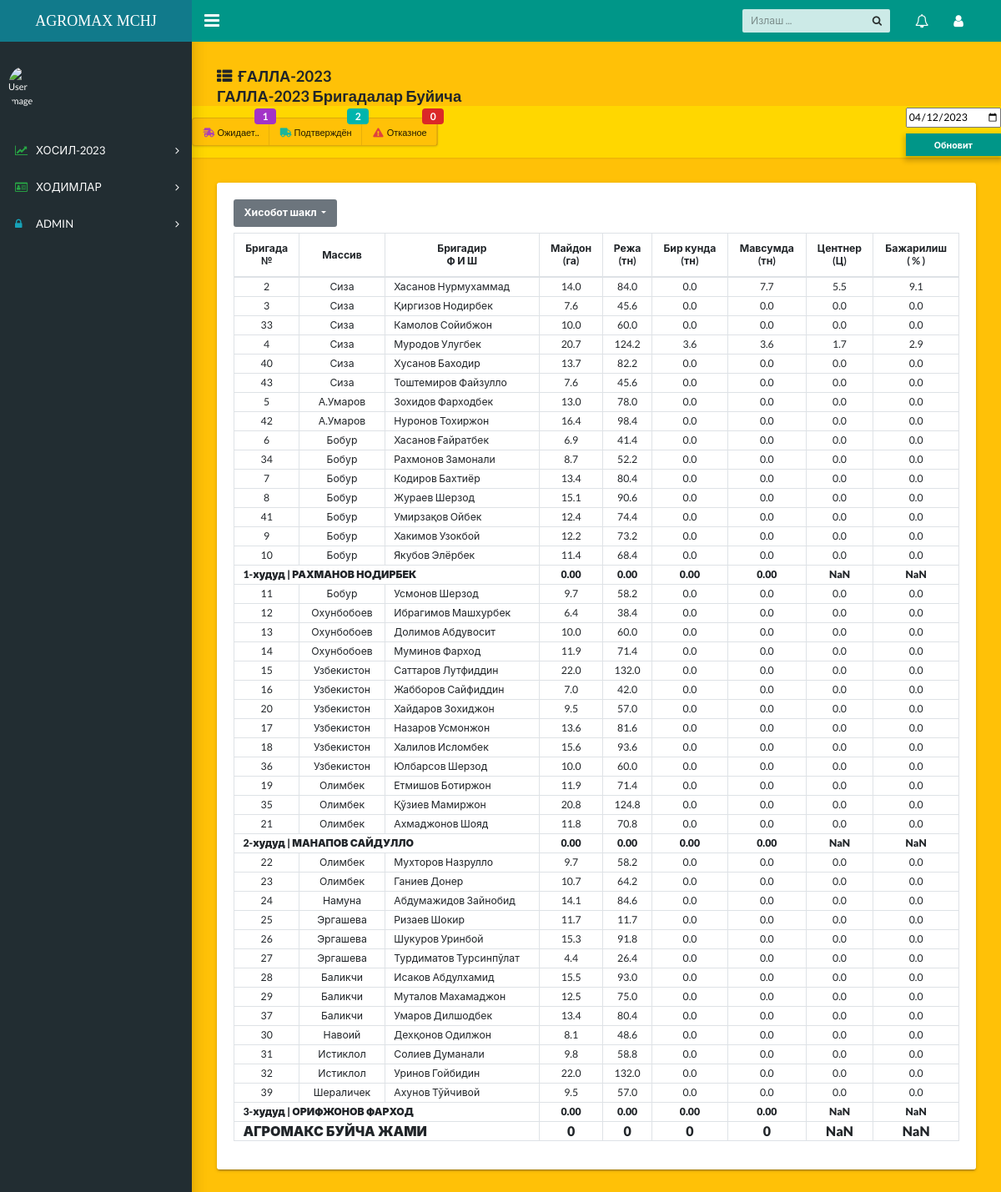
The app's page /galla/ with its own data.
### homes/models.py (models this page shows, shortened)
class GBrigada(models.Model):
    br_num=models.CharField(max_length=2)
    massiv=models.ForeignKey('Massiv',on_delete=models.PROTECT)
    hudud=models.ForeignKey('Hudud',on_delete=models.PROTECT)
    brigadir=models.CharField(max_length=30)
    gektar=models.FloatField()
    reja=models.FloatField()

### login/views.py (the view)
# urls.py: path('galla/',galla,name='galla'),
def galla(request):
    date=request.GET.get("date")
    date=datenow(date)
    imzolandi=Galla.objects.filter(imzo=True).count()
    imzosiz=Galla.objects.filter(imzo=False).count()
    br_item_1=item_hudud_G(GBrigada,1)
    birkunda=birkunda_s(GBrigada,1,date)
    hudud_1=zip(br_item_1,birkunda)
    br_itemsm_1=item_hudud_G(GBrigada,1)
    birkundasm=birkunda_s(GBrigada,1,date)
    hududsm_1=zip(br_itemsm_1,birkundasm)
    br_item_2=item_hudud_G(GBrigada,2)
    birkunda=birkunda_s(GBrigada,2,date)
    hudud_2=zip(br_item_2,birkunda)
    br_itemsm_2=item_hudud_G(GBrigada,2)
    birkundasm=birkunda_s(GBrigada,2,date)
    hududsm_2=zip(br_itemsm_2,birkundasm)
    br_item_3=item_hudud_G(GBrigada,3)
    birkunda=birkunda_s(GBrigada,3,date)
    hudud_3=zip(br_item_3,birkunda)
    br_itemsm_3=item_hudud_G(GBrigada,3)
    birkundasm=birkunda_s(GBrigada,3,date)
    hududsm_3=zip(br_item_3,birkunda)
    context={"hudud_1":hudud_1,"hudud_2":hudud_2,"hudud_3":hudud_3,"date":date,
             'hududsm_1':hududsm_1,'hududsm_2':hududsm_2,'hududsm_3':hududsm_3,
             'imzolandi':imzolandi,'imzosiz':imzosiz}
    return render(request,'homes/galla/galla.html',context)

### login/function.py (called while the page is built)
def datenow(date):
    if date is None:
        x=datetime.datetime.now()
        date=x.strftime("%Y-%m-%d")
    else:
        date=date
    return date

def item_hudud_G(obj,num_hudud):
    result=obj.objects.filter(hudud__h_num=num_hudud).annotate(
                        br_sums=Sum(F('galla__sofVazn')/1000.000, output_field=FloatField(),filter=Q(galla__imzo=True)),
                        sent=Sum(F('galla__sofVazn')/F("gektar")/100.000, output_field=FloatField(),filter=Q(galla__imzo=True)),
                        bajarilish=Sum(F('galla__sofVazn')/10.000/F("reja"), output_field=FloatField(),filter=Q(galla__imzo=True))
                    )
    result=result.values("br_sums","br_num","massiv__name","brigadir","gektar","reja","sent","bajarilish",)
    return result

def birkunda_s(obj,num_hudud,date):
    result=obj.objects.filter(hudud__h_num=num_hudud).annotate(
                        birkunda=Sum(F('galla__sofVazn')/1000.000,filter=Q(galla__date=date)&Q(galla__imzo=True), output_field=FloatField()),
                    )
    result=result.values('birkunda')
    return result

### templates/homes/galla/galla.html (shortened to what this page needs)
{% extends 'homes/dashboard.html' %}
{% load static %}
{% block content %}
<main class="app-content bg-warning">
  <h4 style="display: block;"><i class="fa fa-th-list pr-2"></i>ҒАЛЛА-2023
    <p>ГАЛЛА-2023 Бригадалар Буйича</p>
  </h4>
  <div class="app-title p-0" style="background-color: gold;">
    <div class="ui compac menu mini bg-warning mt-3">
      <a class="item">
        <i class="shipping fast icon ui purple"></i>Ожидает..
        <div class="floating ui purple label">{{imzosiz}}</div>
      </a>
      <a class="item">
        <i class="truck icon ui ui teal"></i>Подтверждён
        <div class="floating ui teal label">{{imzolandi}}</div>
      </a>
      <a class="item">
        <i class="exclamation triangle icon text-danger"></i>Отказное
        <div class="floating ui red label">0</div>
      </a>
    </div>
      <form action="" method="get" class=" block">
        <input type="date" name="date" id="date" value="{{date}}" >
        <button type="submit" class="btn btn-primary btn-block btn-sm mt-2">Обновит</button>
      </form>
  </div>
  <div class="row">
    <div class="col-lg-12">
      <div class="tile">
        <div class="tile-body">
          <div class="table-responsive-lg d-none d-sm-block">
              {% include 'homes/galla/gtable.html' %}
          </div>
        </div>
      </div>
    </div>
  </div>
</main>
{% endblock %}

### templates/homes/galla/gtable.html
{% include 'homes/dropdown.html' %}
<table class="table table-bordered" style="line-height: 1px;">
    <thead class="text-center" style="font-weight:900 ; line-height: 15px;">
    <tr >
        <th class="align-middle">Бригада <br> №</th>
        <th class="align-middle">Массив</th>
        <th scope="col"  class="align-middle">Бригадир <br> Ф И Ш</th>
        <th class="align-middle">Майдон <br> (га)</th>
        <th class="align-middle">Режа <br>(тн)</th>
        <th class="align-middle">Бир кунда <br>(тн)</th>
        <th class="align-middle">Мавсумда <br>(тн)</th>
        <th class="align-middle">Центнер <br>(Ц)</th>
        <th class="align-middle">Бажарилиш <br>( % )</th>
    </tr>
    </thead>
    <tbody style="line-height: 1px;" class="text-center">
        {% for i,j in hudud_1 %}
        <tr>
            <td>{{i.br_num}}</td>
            <td>{{i.massiv__name}}</td>
            <td class="text-left">{{i.brigadir}}</td>
            <td class="gektar_1">{{i.gektar}}</td>
            <td class="reja_1">{{i.reja}}</td>
            <td class="birkunda_1" >{{j.birkunda|default_if_none:"0"|floatformat:1}}</td>
            <td class="mavsumda_1">{{i.br_sums|default_if_none:"0"|floatformat:1}}</td>
            <td class="sentner_1" >{{i.sent|default_if_none:"0"|floatformat:1}}</td>
            <td class="bajarilish_1">{{i.bajarilish|default_if_none:"0"|floatformat:1}}</td>
        </tr>
        {% endfor %}
        <tr  style="font-weight:900 ;">
            <td colspan="3" class="text-left">1-худуд | РАХМАНОВ НОДИРБЕК </td>
            <td id="psumg1"></td>
            <td id="psumg2"></td>
            <td id="psumg3"></td>
            <td id="psumg4"></td>
            <td id="psumg5"></td>
            <td id="psumg6" ></td>
        </tr>
        {% for i,j in hudud_2 %}
        <tr>
            <td>{{i.br_num}}</td>
            <td>{{i.massiv__name}}</td>
            <td class="text-left">{{i.brigadir}}</td>
            <td class="gektar_2">{{i.gektar}}</td>
            <td class="reja_2">{{i.reja}}</td>
            <td class="birkunda_2" >{{j.birkunda|default_if_none:"0"|floatformat:1}}</td>
            <td class="mavsumda_2">{{i.br_sums|default_if_none:"0"|floatformat:1}}</td>
            <td class="sentner_2" >{{i.sent|default_if_none:"0"|floatformat:1}}</td>
            <td class="bajarilish_2">{{i.bajarilish|default_if_none:"0"|floatformat:1}}</td>
        </tr>
        {% endfor %}
        <tr  style="font-weight:900 ;">
            <td colspan="3" class="text-left">2-худуд | МАНАПОВ САЙДУЛЛО </td>
            <td id="psumg7"></td>
            <td id="psumg8"></td>
            <td id="psumg9"></td>
            <td id="psumg10"></td>
            <td id="psumg11"></td>
            <td id="psumg12" ></td>
        </tr>
        {% for i,j in hudud_3 %}
        <tr>
            <td>{{i.br_num}}</td>
            <td>{{i.massiv__name}}</td>
            <td class="text-left">{{i.brigadir}}</td>
            <td class="gektar_3">{{i.gektar}}</td>
            <td class="reja_3">{{i.reja}}</td>
            <td class="birkunda_3" >{{j.birkunda|default_if_none:"0"|floatformat:1}}</td>
            <td class="mavsumda_3">{{i.br_sums|default_if_none:"0"|floatformat:1}}</td>
            <td class="sentner_3" >{{i.sent|default_if_none:"0"|floatformat:1}}</td>
            <td class="bajarilish_3">{{i.bajarilish|default_if_none:"0"|floatformat:1}}</td>
        </tr>
        {% endfor %}
        <tr style="font-weight:900 ;">
            <td colspan="3" class="text-left">3-худуд | ОРИФЖОНОВ ФАРХОД </td>
            <td id="psumg13"></td>
            <td id="psumg14"></td>
            <td id="psumg15"></td>
            <td id="psumg16"></td>
            <td id="psumg17"></td>
            <td id="psumg18" ></td>
        </tr>
        <tr style="font-weight:900 ;font-size:16px ;">
            <td colspan="3" class="text-left">АГРОМАКС БУЙЧА ЖАМИ</td>
            <td id="psumg19"></td>
            <td id="psumg20"></td>
            <td id="psumg21"></td>
            <td id="psumg22"></td>
            <td id="psumg23"></td>
            <td id="psumg24" ></td>
        </tr>
    </tbody>
  </table>

### records on screen
GBrigada: br_num "2", massiv__name "Сиза", brigadir "Хасанов Нурмухаммад", gektar "14.0", reja "84.0", birkunda "0.0", br_sums "7.7", sent "5.5", bajarilish "9.1"
GBrigada: br_num "3", massiv__name "Сиза", brigadir "Қиргизов Нодирбек", gektar "7.6", reja "45.6", birkunda "0.0", br_sums "0.0", sent "0.0", bajarilish "0.0"
GBrigada: br_num "33", massiv__name "Сиза", brigadir "Камолов Сойибжон", gektar "10.0", reja "60.0", birkunda "0.0", br_sums "0.0", sent "0.0", bajarilish "0.0"
GBrigada: br_num "4", massiv__name "Сиза", brigadir "Муродов Улугбек", gektar "20.7", reja "124.2", birkunda "3.6", br_sums "3.6", sent "1.7", bajarilish "2.9"
GBrigada: br_num "40", massiv__name "Сиза", brigadir "Хусанов Баходир", gektar "13.7", reja "82.2", birkunda "0.0", br_sums "0.0", sent "0.0", bajarilish "0.0"
GBrigada: br_num "43", massiv__name "Сиза", brigadir "Тоштемиров Файзулло", gektar "7.6", reja "45.6", birkunda "0.0", br_sums "0.0", sent "0.0", bajarilish "0.0"
GBrigada: br_num "5", massiv__name "А.Умаров", brigadir "Зохидов Фарходбек", gektar "13.0", reja "78.0", birkunda "0.0", br_sums "0.0", sent "0.0", bajarilish "0.0"
GBrigada: br_num "42", massiv__name "А.Умаров", brigadir "Нуронов Тохиржон", gektar "16.4", reja "98.4", birkunda "0.0", br_sums "0.0", sent "0.0", bajarilish "0.0"
GBrigada: br_num "6", massiv__name "Бобур", brigadir "Хасанов Ғайратбек", gektar "6.9", reja "41.4", birkunda "0.0", br_sums "0.0", sent "0.0", bajarilish "0.0"
GBrigada: br_num "34", massiv__name "Бобур", brigadir "Рахмонов Замонали", gektar "8.7", reja "52.2", birkunda "0.0", br_sums "0.0", sent "0.0", bajarilish "0.0"
GBrigada: br_num "7", massiv__name "Бобур", brigadir "Кодиров Бахтиёр", gektar "13.4", reja "80.4", birkunda "0.0", br_sums "0.0", sent "0.0", bajarilish "0.0"
GBrigada: br_num "8", massiv__name "Бобур", brigadir "Жураев Шерзод", gektar "15.1", reja "90.6", birkunda "0.0", br_sums "0.0", sent "0.0", bajarilish "0.0"
GBrigada: br_num "41", massiv__name "Бобур", brigadir "Умирзақов Ойбек", gektar "12.4", reja "74.4", birkunda "0.0", br_sums "0.0", sent "0.0", bajarilish "0.0"
GBrigada: br_num "9", massiv__name "Бобур", brigadir "Хакимов Узокбой", gektar "12.2", reja "73.2", birkunda "0.0", br_sums "0.0", sent "0.0", bajarilish "0.0"
GBrigada: br_num "10", massiv__name "Бобур", brigadir "Якубов Элёрбек", gektar "11.4", reja "68.4", birkunda "0.0", br_sums "0.0", sent "0.0", bajarilish "0.0"
GBrigada: br_num "11", massiv__name "Бобур", brigadir "Усмонов Шерзод", gektar "9.7", reja "58.2", birkunda "0.0", br_sums "0.0", sent "0.0", bajarilish "0.0"
GBrigada: br_num "12", massiv__name "Охунбобоев", brigadir "Ибрагимов Машхурбек", gektar "6.4", reja "38.4", birkunda "0.0", br_sums "0.0", sent "0.0", bajarilish "0.0"
GBrigada: br_num "13", massiv__name "Охунбобоев", brigadir "Долимов Абдувосит", gektar "10.0", reja "60.0", birkunda "0.0", br_sums "0.0", sent "0.0", bajarilish "0.0"
GBrigada: br_num "14", massiv__name "Охунбобоев", brigadir "Муминов Фарход", gektar "11.9", reja "71.4", birkunda "0.0", br_sums "0.0", sent "0.0", bajarilish "0.0"
GBrigada: br_num "15", massiv__name "Узбекистон", brigadir "Саттаров Лутфиддин", gektar "22.0", reja "132.0", birkunda "0.0", br_sums "0.0", sent "0.0", bajarilish "0.0"
GBrigada: br_num "16", massiv__name "Узбекистон", brigadir "Жабборов Сайфиддин", gektar "7.0", reja "42.0", birkunda "0.0", br_sums "0.0", sent "0.0", bajarilish "0.0"
GBrigada: br_num "20", massiv__name "Узбекистон", brigadir "Хайдаров Зохиджон", gektar "9.5", reja "57.0", birkunda "0.0", br_sums "0.0", sent "0.0", bajarilish "0.0"
GBrigada: br_num "17", massiv__name "Узбекистон", brigadir "Назаров Усмонжон", gektar "13.6", reja "81.6", birkunda "0.0", br_sums "0.0", sent "0.0", bajarilish "0.0"
GBrigada: br_num "18", massiv__name "Узбекистон", brigadir "Халилов Исломбек", gektar "15.6", reja "93.6", birkunda "0.0", br_sums "0.0", sent "0.0", bajarilish "0.0"
GBrigada: br_num "36", massiv__name "Узбекистон", brigadir "Юлбарсов Шерзод", gektar "10.0", reja "60.0", birkunda "0.0", br_sums "0.0", sent "0.0", bajarilish "0.0"
GBrigada: br_num "19", massiv__name "Олимбек", brigadir "Етмишов Ботиржон", gektar "11.9", reja "71.4", birkunda "0.0", br_sums "0.0", sent "0.0", bajarilish "0.0"
GBrigada: br_num "35", massiv__name "Олимбек", brigadir "Қўзиев Мамиржон", gektar "20.8", reja "124.8", birkunda "0.0", br_sums "0.0", sent "0.0", bajarilish "0.0"
GBrigada: br_num "21", massiv__name "Олимбек", brigadir "Ахмаджонов Шояд", gektar "11.8", reja "70.8", birkunda "0.0", br_sums "0.0", sent "0.0", bajarilish "0.0"
GBrigada: br_num "22", massiv__name "Олимбек", brigadir "Мухторов Назрулло", gektar "9.7", reja "58.2", birkunda "0.0", br_sums "0.0", sent "0.0", bajarilish "0.0"
GBrigada: br_num "23", massiv__name "Олимбек", brigadir "Ганиев Донер", gektar "10.7", reja "64.2", birkunda "0.0", br_sums "0.0", sent "0.0", bajarilish "0.0"
GBrigada: br_num "24", massiv__name "Намуна", brigadir "Абдумажидов Зайнобид", gektar "14.1", reja "84.6", birkunda "0.0", br_sums "0.0", sent "0.0", bajarilish "0.0"
GBrigada: br_num "25", massiv__name "Эргашева", brigadir "Ризаев Шокир", gektar "11.7", reja "11.7", birkunda "0.0", br_sums "0.0", sent "0.0", bajarilish "0.0"
GBrigada: br_num "26", massiv__name "Эргашева", brigadir "Шукуров Уринбой", gektar "15.3", reja "91.8", birkunda "0.0", br_sums "0.0", sent "0.0", bajarilish "0.0"
GBrigada: br_num "27", massiv__name "Эргашева", brigadir "Турдиматов Турсинпўлат", gektar "4.4", reja "26.4", birkunda "0.0", br_sums "0.0", sent "0.0", bajarilish "0.0"
GBrigada: br_num "28", massiv__name "Баликчи", brigadir "Исаков Абдулхамид", gektar "15.5", reja "93.0", birkunda "0.0", br_sums "0.0", sent "0.0", bajarilish "0.0"
GBrigada: br_num "29", massiv__name "Баликчи", brigadir "Муталов Махамаджон", gektar "12.5", reja "75.0", birkunda "0.0", br_sums "0.0", sent "0.0", bajarilish "0.0"
GBrigada: br_num "37", massiv__name "Баликчи", brigadir "Умаров Дилшодбек", gektar "13.4", reja "80.4", birkunda "0.0", br_sums "0.0", sent "0.0", bajarilish "0.0"
GBrigada: br_num "30", massiv__name "Навоий", brigadir "Дехқонов Одилжон", gektar "8.1", reja "48.6", birkunda "0.0", br_sums "0.0", sent "0.0", bajarilish "0.0"
GBrigada: br_num "31", massiv__name "Истиклол", brigadir "Солиев Думанали", gektar "9.8", reja "58.8", birkunda "0.0", br_sums "0.0", sent "0.0", bajarilish "0.0"
GBrigada: br_num "32", massiv__name "Истиклол", brigadir "Уринов Гойбидин", gektar "22.0", reja "132.0", birkunda "0.0", br_sums "0.0", sent "0.0", bajarilish "0.0"
GBrigada: br_num "39", massiv__name "Шераличек", brigadir "Ахунов Тўйчивой", gektar "9.5", reja "57.0", birkunda "0.0", br_sums "0.0", sent "0.0", bajarilish "0.0"

### other values on screen
{{ imzosiz }} "1"
{{ imzolandi }} "2"
